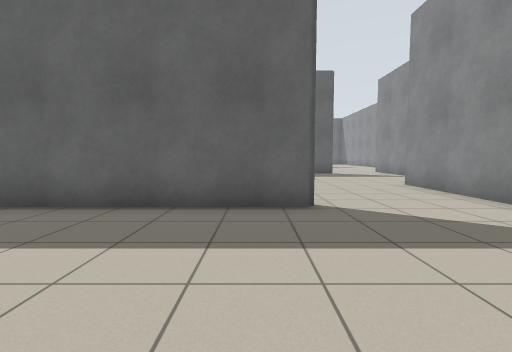
View 1 (above)

16 first-person views from a walk through a Stage world. The camera is 0.94 m above the floor, tilts 4° down and sees 85° across. The lines on the ground mark 1 m squares. The floor is counted in squares, 1 m on a side. Each view is taken from the middle of a square. On the plan, view 1 faces up. The plan holds only what a view shows up to about 11 squares ahead; the rest is blank. Robots are left out.

View 2
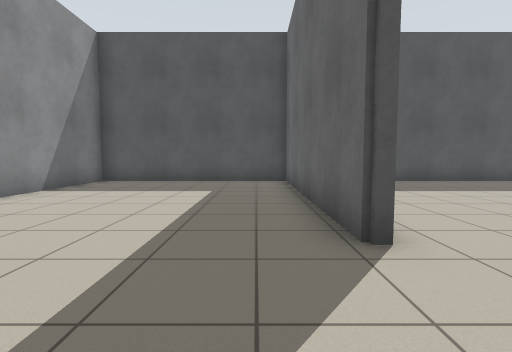

View 3
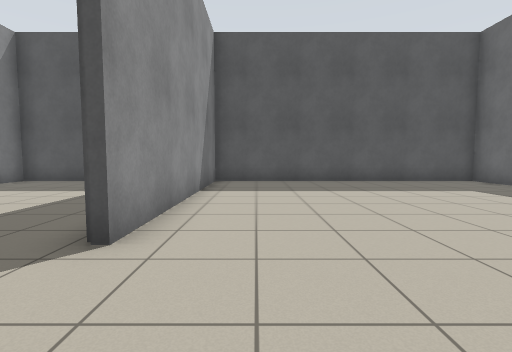

View 4
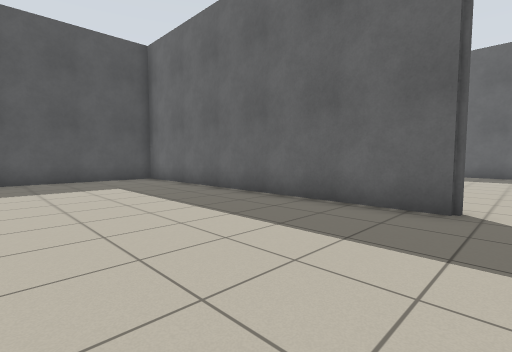

View 5
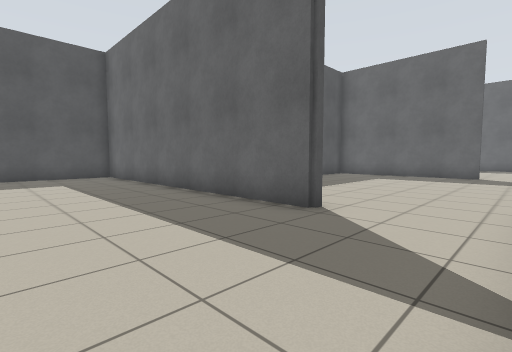

View 6
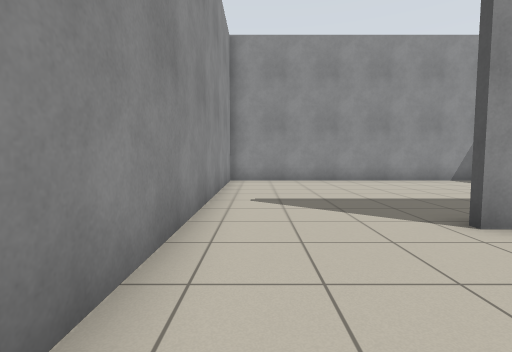

View 7
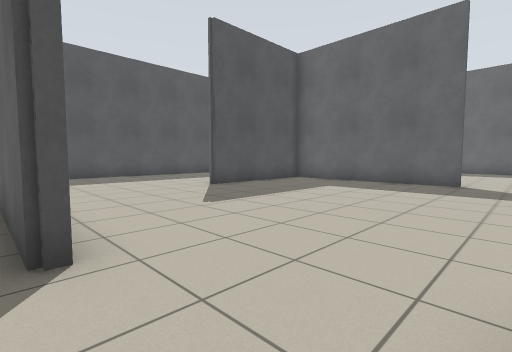

View 8
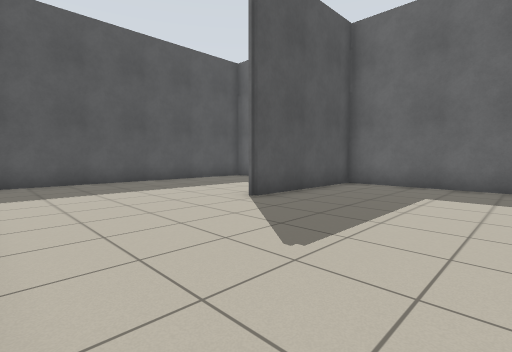

View 9
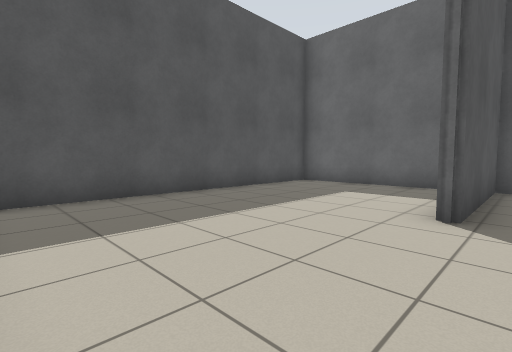

View 10
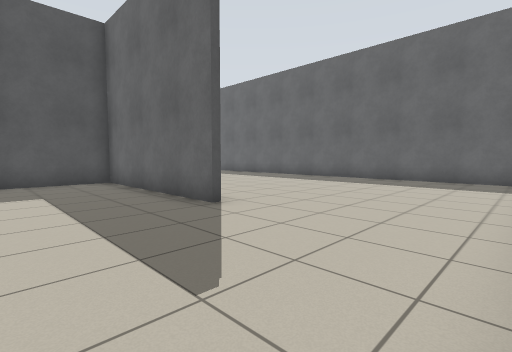

View 11
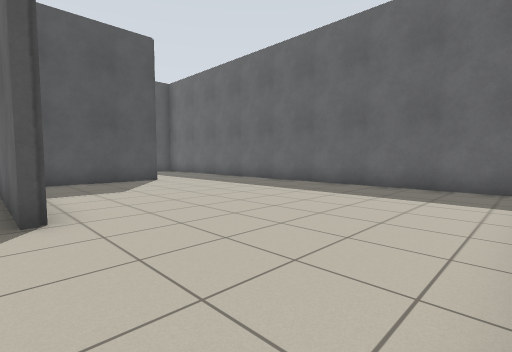

View 12
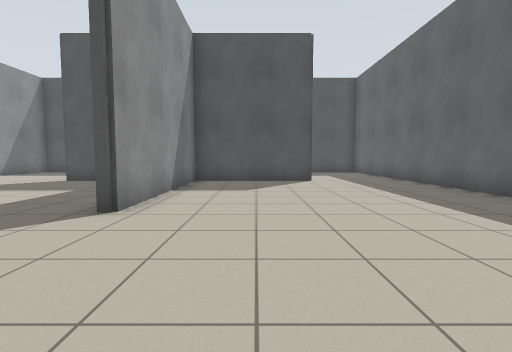

View 13
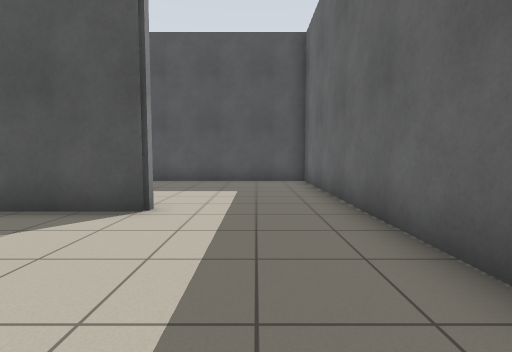

View 14
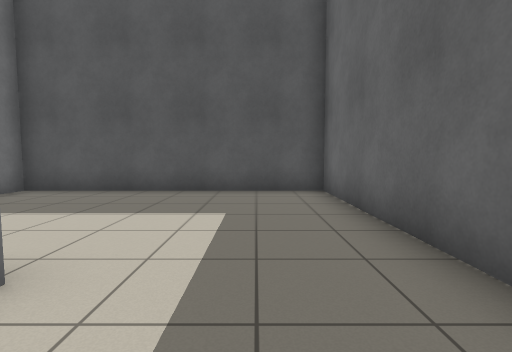

View 15
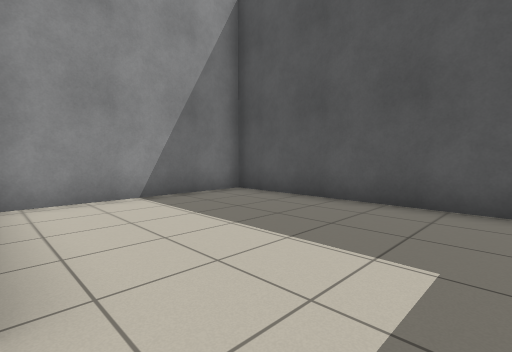

View 16
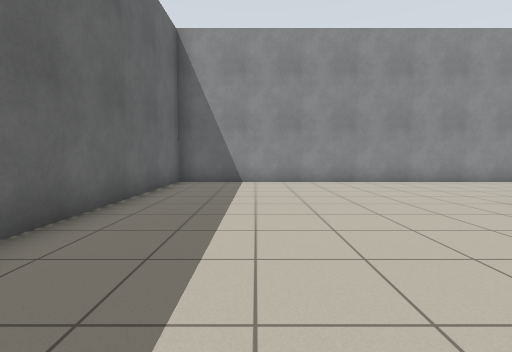

### Floor plan
Points are (right, up) in squares from view 1. A wall is a line through its corners. A room is listed if a view was taken in it or the views show most of it. See-through windows are left out.
Room 1 (views 1, 2, 3, 4, 5, 6, 7)
walls: (1.1, 5.2) (-6.6, 5.2) (-6.6, -1.8) (5, -1.8) (5, 9.4); (4.2, 15.3) (-6.6, 15.3) (-6.6, 5.5) (1.1, 5.5)
ways out: opening at (6, 15.7) to room 2
Room 2 (views 8, 9, 10, 11, 12, 13, 14, 15, 16)
walls: (-1.9, 25.4) (-6.6, 25.4) (-6.6, 16.2); (-0.7, 30.2) (-0.7, 25.7) (5.4, 25.7) (5.4, 25.4) (-0.7, 25.4) (-0.7, 20.6); (10.3, 21.5) (10.3, 33.9) (-6.6, 33.9) (-6.6, 25.7) (-1.2, 25.7)
ways out: opening at (6, 15.7) to room 1

Positions as (right, up) in squares from view 1, and headings:
1: (0, 0), facing up
2: (4, 4), facing left
3: (4, 7), facing left
4: (5, 10), facing up-left
5: (7, 11), facing up-left
6: (4, 9), facing down
7: (7, 15), facing up-left
8: (4, 16), facing up-left
9: (0, 16), facing up-left
10: (10, 22), facing up-left
11: (10, 25), facing up-left
12: (10, 28), facing left
13: (4, 32), facing left
14: (1, 32), facing left
15: (-1, 32), facing down-left
16: (0, 31), facing right
